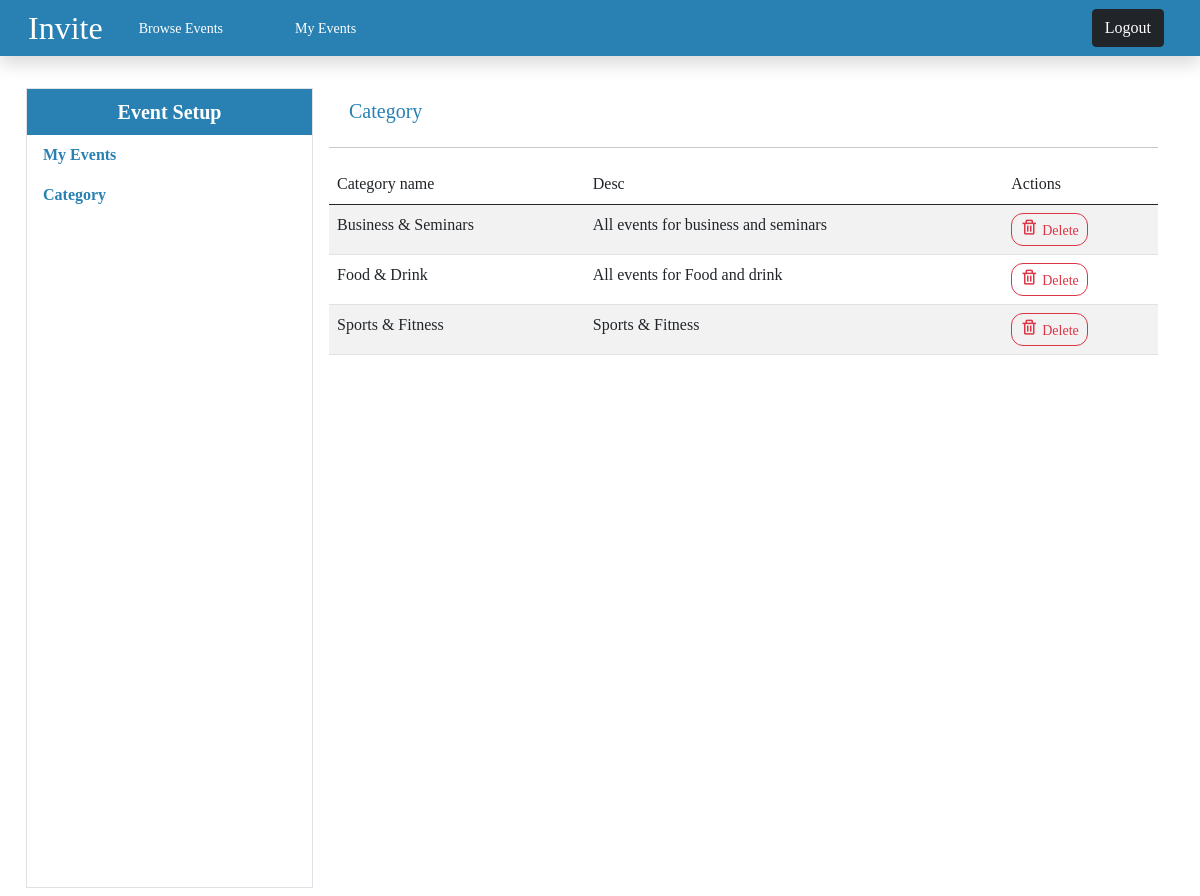
The app's page /categories (signed in) with its own data.
### events/models.py (models this page shows, shortened)
class EventCategory(models.Model):
    name = models.CharField(max_length=100)
    desc = models.CharField(max_length=255, null=True, blank=True)
    created_at = models.DateTimeField(auto_now_add=True)

### events/decorators.py (the view)
        def wrapper_func(request, *args, **kwargs):
            group = None
            if request.user.groups.exists():
                group = request.user.groups.all()[0].name
            if group in allowed_roles:
                return view_func(request, *args, **kwargs)
            else:
                return HttpResponse("You are not authorized to view this page.")

### events/views.py (called while the page is built)
@login_required(login_url='login')
@allowed_users(allowed_roles=['Admin','Organizer'])
def category_list(request):
    categories = EventCategory.objects.all()
    return render(request, 'eventsApp/settings/categories_list.html', {'categories':categories})

### events/templates/eventsApp/settings/categories_list.html (shortened to what this page needs)
{% extends "eventsApp/settings/layout.html" %}
{% block account %}
<div class="row m-2">
        <p class="col lead">Category</p>
    </div>
    <hr>
    <table class="table table-hover table-striped">
        <thead>
            <tr>
                <td>Category name</td>
                <td>Desc</td>
                <td>Actions</td>
            </tr>
        </thead>
        <tbody>
            {% for cat in categories %}
            <tr>
                <td>{{ cat.name }}</td>
                <td>{{ cat.desc }}</td>
                <td>
                  <button class="btn btn-sm btn-outline-danger" data-bs-toggle="modal" data-bs-target="#deleteTemplate_{{ cat.id }}"><i class='bx bx-trash text-danger me-1'></i>Delete</button>
                </td>
            </tr>
            {% endfor %}
        </tbody>
    </table>
{% endblock %}

### events/static/css/style.css (style rules this page uses)
:root { --primary: #2981B3; --outline-primary: #2981B3; --hover-primary: #194F6E; --secondary: #194F6E; --calendar: #FC0000; --divider: #707070; --white: #fff; --gray: #efefef; --color-1: #194F6E; --color-2: #117554; --color-3: #3C3D37; --color-4: #FF6600; --color-5: #EDE8F5; }
html { scroll-behavior: smooth; overflow-x: hidden; }
body { font-family: Cambria, Cochin, Georgia, Times, 'Times New Roman', serif; padding: 0; }
h2, h3, h4, p.lead { color: var(--primary); }
main .btn { box-shadow: none; border-radius: 12px; }
main .text-danger { color: var(--calendar); }
main p { font-size: 15px; margin: 5px 0px; }
main i { font-size: 18px; color: var(--primary); }

### records on screen
EventCategory: name "Business & Seminars", desc "All events for business and seminars"
EventCategory: name "Food & Drink", desc "All events for Food and drink"
EventCategory: name "Sports & Fitness", desc "Sports & Fitness"
